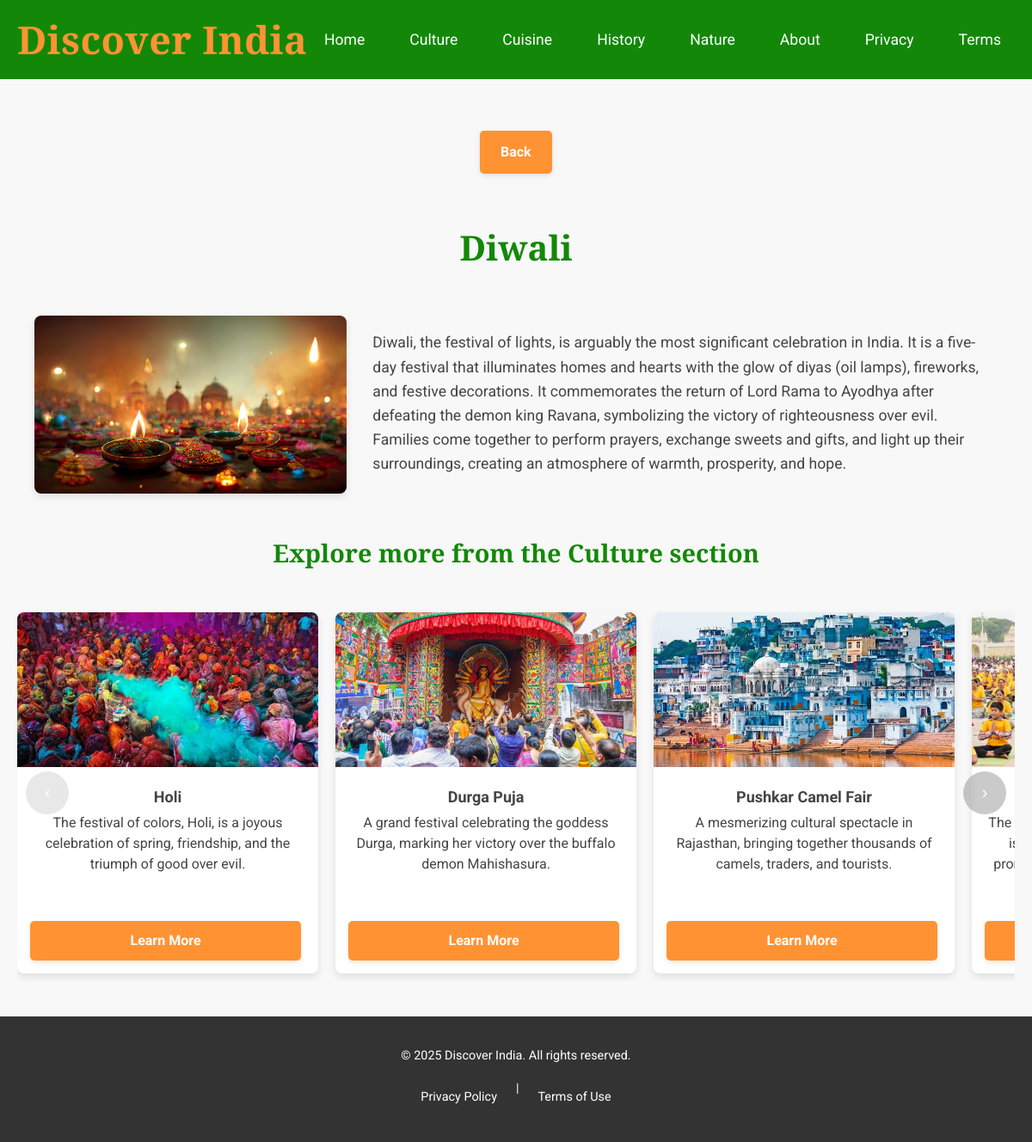
The app's page /details/Diwali with its own data.
### app.py (models this page shows, shortened)
class Destination(db.Model):
    id = db.Column(db.Integer, primary_key=True)
    title = db.Column(db.String(100), nullable=False)
    description = db.Column(db.Text, nullable=False)
    image_url = db.Column(db.String(200), nullable=True)
    category = db.Column(db.String(50), nullable=True)
    sub_category = db.Column(db.String(50), nullable=True)
    long_description = db.Column(db.Text, nullable=True)

### app.py (the view)
@app.route('/details/<string:title>')
def details(title):
    item = Destination.query.filter_by(title=title).first_or_404()
    all_related_items = Destination.query.filter_by(category=item.category).all()
    return render_template('details.html', item=item, all_related_items=all_related_items)

### app.py (called while the page is built)
@app.before_request
def get_categories():
    categories_data = Destination.query.with_entities(Destination.category).filter(Destination.category.in_(['Culture', 'Cuisine', 'History', 'Nature'])).distinct().all()
    g.categories = [c[0] for c in categories_data]

### templates/details.html (shortened to what this page needs)
{% extends 'base.html' %}
{% block content %}
<section class="details-page">
    <div class="container">
        <a href="javascript:history.back()" class="back-link cta-button">Back</a>
        <h1 class="details-title">{{ item.title }}</h1>
        <div class="details-content-grid">
            <div class="main-image">
                <img src="{{ item.image_url }}" alt="{{ item.title }}" class="details-main-img">
            </div>
            <div class="details-text">
                <p>{{ item.long_description }}</p>
            </div>
        </div>
        <h2 class="details-sub-heading">
            Explore more from the {{ item.category }} section
        </h2>
        <div class="card-slider" data-slider>
            <button class="slider-nav prev" data-prev aria-label="Previous">‹</button>
            <div class="slider-track" data-wrapper>
                {% for related in all_related_items if related.title != item.title %}
                <a href="{{ url_for('details', title=related.title) }}" class="card-item">
                    <img src="{{ related.image_url }}" alt="{{ related.title }}">
                    <div class="card-content">
                        <h3>{{ related.title }}</h3>
                        <p>{{ related.description }}</p>
                    </div>
                    <span class="read-more cta-button">Learn More</span>
                </a>
                {% endfor %}
            </div>
            <button class="slider-nav next" data-next aria-label="Next">›</button>
        </div>
    </div>
</section>
{% endblock %}

### records on screen
Destination: title "Diwali", image_url (picture), long_description "Diwali, the festival of lights, is arguably the most significant celebration in India. It is a five-day festival that illuminates homes and hearts with the glow of diyas (oil lamps), fireworks, and festive decorations. It commemorates the return of Lord Rama to Ayodhya after defeating the demon king Ravana, symbolizing the victory of righteousness over evil. Families come together to perform prayers, exchange sweets and gifts, and light up their surroundings, creating an atmosphere of warmth, prosperity, and hope.", category "Culture"
Destination: image_url (picture), title "Holi", description "The festival of colors, Holi, is a joyous celebration of spring, friendship, and the triumph of good over evil."
Destination: image_url (picture), title "Durga Puja", description "A grand festival celebrating the goddess Durga, marking her victory over the buffalo demon Mahishasura."
Destination: image_url (picture), title "Pushkar Camel Fair", description "A mesmerizing cultural spectacle in Rajasthan, bringing together thousands of camels, traders, and tourists."
Destination: image_url (picture), description "The…"
